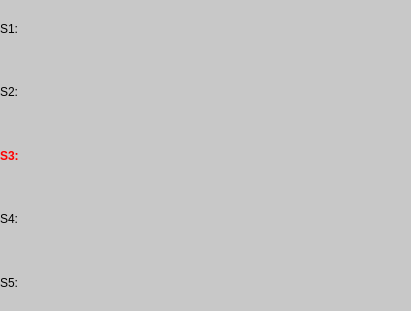
   <widget class="QFrame" name="frame_3">
    <property name="geometry">
     <rect>
      <x>380</x>
      <y>10</y>
      <width>411</width>
      <height>311</height>
     </rect>
    </property>
    <property name="styleSheet">
     <string notr="true">background-color: rgb(200, 200, 200);
color:  black;
box-sizing: initial;
border-radius: 10%;
</string>
    </property>
    <property name="frameShape">
     <enum>QFrame::StyledPanel</enum>
    </property>
    <property name="frameShadow">
     <enum>QFrame::Raised</enum>
    </property>
    <widget class="QWidget" name="gridLayoutWidget_2">
     <property name="geometry">
      <rect>
       <x>40</x>
       <y>0</y>
       <width>361</width>
       <height>311</height>
      </rect>
     </property>
     <layout class="QGridLayout" name="gridLayout_2">
      <property name="horizontalSpacing">
       <number>6</number>
      </property>
      <item row="3" column="0">
       <widget class="QLabel" name="model3">
        <property name="styleSheet">
         <string notr="true"/>
        </property>
        <property name="text">
         <string/>
        </property>
        <property name="wordWrap">
         <bool>true</bool>
        </property>
       </widget>
      </item>
      <item row="0" column="0">
       <widget class="QLabel" name="model0">
        <property name="text">
         <string/>
        </property>
        <property name="wordWrap">
         <bool>true</bool>
        </property>
       </widget>
      </item>
      <item row="1" column="0">
       <widget class="QLabel" name="model1">
        <property name="text">
         <string/>
        </property>
        <property name="wordWrap">
         <bool>true</bool>
        </property>
       </widget>
      </item>
      <item row="2" column="0">
       <widget class="QLabel" name="model2">
        <property name="styleSheet">
         <string notr="true">color: red; font-weight: bold;</string>
        </property>
        <property name="text">
         <string/>
        </property>
        <property name="wordWrap">
         <bool>true</bool>
        </property>
       </widget>
      </item>
      <item row="4" column="0">
       <widget class="QLabel" name="model4">
        <property name="text">
         <string/>
        </property>
        <property name="wordWrap">
         <bool>true</bool>
        </property>
       </widget>
      </item>
     </layout>
    </widget>
    <widget class="QWidget" name="verticalLayoutWidget_3">
     <property name="geometry">
      <rect>
       <x>0</x>
       <y>0</y>
       <width>31</width>
       <height>311</height>
      </rect>
     </property>
     <layout class="QVBoxLayout" name="verticalLayout_3">
      <item>
       <widget class="QLabel" name="model0_2">
        <property name="text">
         <string>S1:</string>
        </property>
        <property name="wordWrap">
         <bool>true</bool>
        </property>
       </widget>
      </item>
      <item>
       <widget class="QLabel" name="model1_2">
        <property name="text">
         <string>S2:</string>
        </property>
        <property name="wordWrap">
         <bool>true</bool>
        </property>
       </widget>
      </item>
      <item>
       <widget class="QLabel" name="model2_2">
        <property name="styleSheet">
         <string notr="true">color: red; font-weight: bold;</string>
        </property>
        <property name="text">
         <string>S3:</string>
        </property>
        <property name="wordWrap">
         <bool>true</bool>
        </property>
       </widget>
      </item>
      <item>
       <widget class="QLabel" name="model3_2">
        <property name="styleSheet">
         <string notr="true"/>
        </property>
        <property name="text">
         <string>S4:</string>
        </property>
        <property name="wordWrap">
         <bool>true</bool>
        </property>
       </widget>
      </item>
      <item>
       <widget class="QLabel" name="model4_2">
        <property name="text">
         <string>S5:</string>
        </property>
        <property name="wordWrap">
         <bool>true</bool>
        </property>
       </widget>
      </item>
     </layout>
    </widget>
   </widget>
